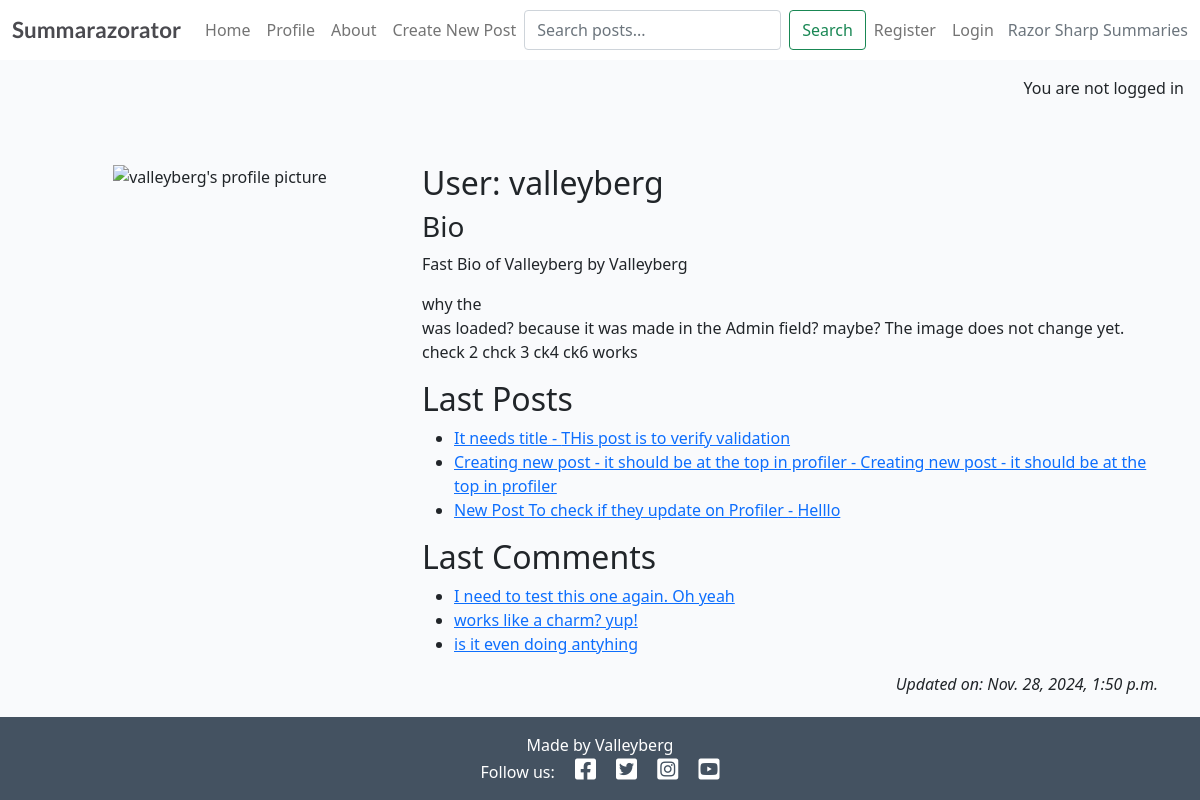
Page /profiler/user/valleyberg/ on the committed database.
### profiler/models.py (models this page shows, shortened)
class Profiler(models.Model):
    profile_user = models.OneToOneField(
        User,
        on_delete=models.CASCADE,
        related_name="profiler"
    )
    profile_image = CloudinaryField(
        'image',
        default='static/images/default.png',
        folder='profile_pics'
    )
    profile_bio = models.TextField(
        blank=True,
        max_length=500
    )
    profile_created_on = models.DateTimeField(auto_now_add=True)
    profile_updated_on = models.DateTimeField(auto_now=True)
    profile_last_posts = models.ManyToManyField(
        Post,
        blank=True,
        related_name="profile_posts"
    )
    profile_last_comments = models.ManyToManyField(
        Comment,
        blank=True,
        related_name="profile_comments"
    )

### forum/models.py (models this page shows, shortened)
class Post(models.Model):
    post_title = models.CharField(
        max_length=200,
        unique=True,
        help_text="Title of the post",
        validators=[validate_not_empty]
    )
    post_slug = models.SlugField(
        max_length=200,
        unique=True,
        help_text="URL-friendly version of the title"
    )
    post_author = models.ForeignKey(
        User,
        on_delete=models.CASCADE,
        related_name="forum_posts"
    )
    post_featured_image = CloudinaryField(
        'image',
        default='placeholder'
    )
    post_content = models.TextField(
        help_text="Main content of the post"
    )
    post_excerpt = models.TextField(
        blank=True,
        help_text="Brief summary of the post"
    )
    post_created_on = models.DateTimeField(auto_now_add=True)
    post_updated_at = models.DateTimeField(auto_now=True)
    post_status = models.IntegerField(
        choices=STATUS_CHOICES,
        default=0,
        help_text="0: Draft, 1: Published"
    )
    class Meta:
        ordering = ['-post_created_on']
        verbose_name = 'Post'
        verbose_name_plural = 'Posts'

class Comment(models.Model):
    parent_post = models.ForeignKey(
        Post,
        on_delete=models.CASCADE,
        related_name="comments"
    )
    comment_author = models.ForeignKey(
        User,
        on_delete=models.CASCADE,
        related_name="commenter"
    )
    comment_body = models.TextField(
        help_text="Content of the comment"
    )
    comment_type = models.CharField(
        max_length=10,
        choices=COMMENT_TYPE_CHOICES,
        default='positive',
        help_text="Whether the comment is positive or negative"
    )
    comment_created_on = models.DateTimeField(auto_now_add=True)
    comment_updated_at = models.DateTimeField(auto_now=True)
    comment_approved = models.BooleanField(
        default=True,
        help_text="Whether the comment is approved for display"
    )
    comment_reactors = models.ManyToManyField(
        User,
        related_name='post_reactions',
        blank=True,
        help_text="Users who have reacted to this comment"
    )
    class Meta:
        ordering = ['-comment_created_on']
        verbose_name = 'Comment'
        verbose_name_plural = 'Comments'

### profiler/views.py (the view)
# urls.py: path('user/<str:username>/', views.view_profile, name='view_profile'),
def view_profile(request, username):
    user = get_object_or_404(User, username=username)
    profiler = get_object_or_404(Profiler, profile_user=user)
    profiler.profile_last_posts.set(
        Post.objects.filter(post_author=user)
        .order_by('-post_created_on')[:3]
    )
    profiler.profile_last_comments.set(
        Comment.objects.filter(comment_author=user)
        .order_by('-comment_created_on')[:3]
    )
    profiler.save()
    return render(
        request,
        "profiler/profiler.html",
        {
            "profiler": profiler,
            "is_owner": request.user == user if request.user.is_authenticated else False,
        },
    )

### profiler/templates/profiler/profiler.html (shortened to what this page needs)
{% extends 'base.html' %}
{% block content %}
{% load static %}
{% load crispy_forms_tags %}
<div class="container mt-5">
    <div class="row">
        <div class="col-4 text-center">
            {% if "static/images/default.png" in profiler.profile_image.url %}
            <img src="{% static 'images/default.png' %}" alt="{{ profiler.profile_user.username }}'s profile picture"
                class="scale">
            {% else %}
            <img src="{{ profiler.profile_image.url }}" alt="{{ profiler.profile_user.username }}'s profile picture"
                class="scale">
            {% endif %}
        </div>
        <div class="col-8" id="profiler-data">
            <h2>User: {{ profiler.profile_user | safe }}</h2>
            <h3>Bio</h3>
            {{ profiler.profile_bio | safe }}
            <h2>Last Posts</h2>
            {% if profiler.profile_last_posts.exists %}
            <ul>
                {% with posts=profiler.profile_last_posts.all %}
                {% for post in posts %}
                <li><a href="{% url 'post_detail' post.post_slug %}"
                        aria-label="View post: {{ post.post_title }}">{{ post.post_title }} -
                        {{ post.post_excerpt }}</a>
                </li>
                {% endfor %}
                {% endwith %}
            </ul>
            {% else %}
            <p>No posts available.</p>
            {% endif %}
            <h2>Last Comments</h2>
            {% if profiler.profile_last_comments.exists %}
            <ul>
                {% with comments=profiler.profile_last_comments.all %}
                {% for comment in comments %}
                <li>
                    <a href="{% url 'post_detail' comment.parent_post.post_slug %}"
                        aria-label="View comment on post: {{ comment.parent_post.post_title }}">{{ comment.comment_body }}</a>
                </li>
                {% endfor %}
                {% endwith %}
            </ul>
            {% else %}
            <p>No comments available.</p>
            {% endif %}
        </div>
    </div>
    <div class="row">
        <div class="col text-right">
            <p class="text-end"><em>Updated on: {{ profiler.profile_updated_on }}</em></p>
        </div>
    </div>
</div>
{% endblock content %}

### static/css/style.css (style rules this page uses)
body { background-color: #F9FAFC; }
.main-bg { background-color: #F9FAFC; }
.scale { width: 100%; height: auto; }

### rows in the picture
Profiler: profile_user "valleyberg", profile_bio "Fast Bio of Valleyberg by Valleyberg why the was loaded? because it was made in the Admin field? maybe? The image does not change yet. check 2 chck 3 ck4 ck6 works", profile_updated_on "Nov. 28, 2024, 1:50 p.m."
Post: post_title "It needs title", post_excerpt "THis post is to verify validation"
Post: post_title "Creating new post - it should be at the top in profiler", post_excerpt "Creating new post - it should be at the top in profiler"
Post: post_title "New Post To check if they update on Profiler", post_excerpt "Helllo"
Comment: comment_body "I need to test this one again. Oh yeah"
Comment: comment_body "works like a charm? yup!"
Comment: comment_body "is it even doing antyhing"
